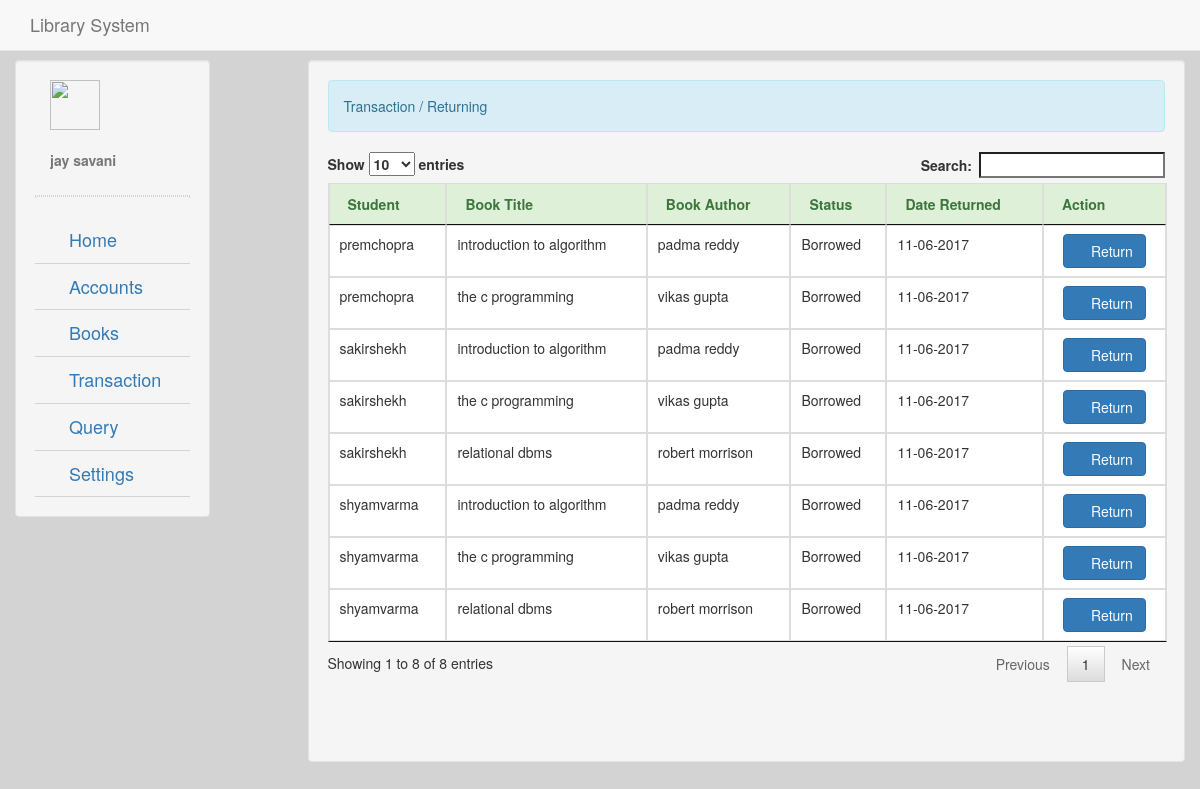
The page /returning.php (signed in) on the database its author committed.
### tables this page shows
CREATE TABLE `borrowing` (
  `borrow_id` int(11) NOT NULL,
  `book_id` int(11) NOT NULL,
  `student_id` int(11) NOT NULL,
  `qty` int(11) NOT NULL,
  `date` date DEFAULT NULL,
  `status` varchar(50) DEFAULT NULL
);

CREATE TABLE `student` (
  `student_id` int(11) NOT NULL,
  `student_no` varchar(20) NOT NULL,
  `firstname` varchar(50) NOT NULL,
  `middlename` varchar(50) NOT NULL,
  `lastname` varchar(50) NOT NULL,
  `course` varchar(50) NOT NULL,
  `section` varchar(50) NOT NULL
);

CREATE TABLE `book` (
  `book_id` int(11) NOT NULL,
  `book_title` varchar(50) NOT NULL,
  `book_description` varchar(100) NOT NULL,
  `book_category` varchar(100) NOT NULL,
  `book_author` varchar(100) NOT NULL,
  `date_publish` varchar(100) NOT NULL,
  `qty` int(11) NOT NULL
);

### account.php (called while the page is built)
<?php
	require_once 'connect.php';
	$qadmin = $conn->query("SELECT * FROM `admin` WHERE `admin_id` = '$_SESSION[admin_id]'") or die(mysqli_error());
	$fadmin = $qadmin->fetch_array();
	$name = $fadmin['firstname']." ".$fadmin['lastname'];

### returning.php (the view, shortened to what this page needs)
<!DOCTYPE html>
<?php
	require_once 'valid.php';
?>
<html lang = "eng">
	<head>
		<link rel = "stylesheet" type = "text/css" href = "css/bootstrap.css" />
		<link rel = "stylesheet" type = "text/css" href = "css/chosen.min.css" />
		<link rel = "stylesheet" type = "text/css" href = "css/jquery.dataTables.css" />
	</head>
	<body style = "background-color:#d3d3d3;">
		<nav class = "navbar navbar-default navbar-fixed-top">
			<div class = "container-fluid">
				<div class = "navbar-header">
					<h4 class = "navbar-text navbar-right">Library System</h4>
				</div>
			</div>
		</nav>
		<div class = "container-fluid">
			<div class = "col-lg-2 well" style = "margin-top:60px;">
				<div class = "container-fluid">
					<img src = "images/user.png" width = "50px" height = "50px"/>
					<br />
					<br />
					<label class = "text-muted"><?php require'account.php'; echo $name;?></label>
				</div>
				<hr style = "border:1px dotted #d3d3d3;"/>
				<ul id = "menu" class = "nav menu">
					<li><a style = "font-size:18px; border-bottom:1px solid #d3d3d3;" href = "home.php"><i class = "glyphicon glyphicon-home"></i> Home</a></li>
					<li><a style = "font-size:18px; border-bottom:1px solid #d3d3d3;" href = ""><i class = "glyphicon glyphicon-tasks"></i> Accounts</a>
					</li>
					<li><a style = "font-size:18px; border-bottom:1px solid #d3d3d3;" href = "book.php"><i class = "glyphicon glyphicon-book"></i> Books</a></li>
					<li><a style = "font-size:18px; border-bottom:1px solid #d3d3d3;" href = ""><i class = "glyphicon glyphicon-th"></i> Transaction</a>
					</li>
					<li><a style = "font-size:18px; border-bottom:1px solid #d3d3d3;" href = "querylist.php"><i class = "glyphicon glyphicon-tasks"></i> Query </a></li>
					<li><a  style = "font-size:18px; border-bottom:1px solid #d3d3d3;" href = ""><i class = "glyphicon glyphicon-cog"></i> Settings</a>
					</li>
				</ul>
			</div>
			<div class = "col-lg-9 well" style = "margin-top:60px;">
				<div class = "alert alert-info">Transaction / Returning</div>
				<form method = "POST" action = "return.php" enctype = "multipart/form-data">
					<table id = "table" class = "table table-bordered">
						<thead class = "alert-success">
							<tr>
								<th>Student</th>
								<th>Book Title</th>
								<th>Book Author</th>
								<th>Status</th>
								<th>Date Returned</th>
								<th>Action</th>
							</tr>
						</thead>
						<tbody>
							<?php
								$qreturn = $conn->query("SELECT * FROM `borrowing`") or die(mysqli_error());
								while($freturn = $qreturn->fetch_array()){
							?>
							<tr>
								<td>
									<?php
										$qstudent = $conn->query("SELECT * FROM `student` WHERE `student_id` = '$freturn[student_id]'") or die(mysqli_error());
										$fstudent = $qstudent->fetch_array();
										echo $fstudent['firstname']."".$fstudent['lastname'];
									?>
								</td>
								<td>
									<?php
										$qbook = $conn->query("SELECT * FROM `book` WHERE `book_id` = '$freturn[book_id]'") or die(mysqli_error());
										$fbook = $qbook->fetch_array();
										echo $fbook['book_title'];
									?>
								</td>
								<td>
									<?php
										$qbook = $conn->query("SELECT * FROM `book` WHERE `book_id` = '$freturn[book_id]'") or die(mysqli_error());
										$fbook = $qbook->fetch_array();
										echo $fbook['book_author'];
									?>
								</td>
								<td><?php echo $freturn['status']?></td>
								<td><?php echo date("m-d-Y", strtotime($freturn['date']))?></td>
								<td>
									<?php
										if($freturn['status'] == 'Returned'){
										echo '<center><button disabled = "disabled" class = "btn btn-primary" type = "button" href = "#" data-toggle = "modal" data-target = "#return"><span class = "glyphicon glyphicon-check"></span> Returned</button></center>';
										}else{
										echo '<input type = "hidden" name = "borrow_id" value = "'.$freturn['borrow_id'].'"/><center><button class = "btn btn-primary" data-toggle = "modal" data-target = "#return"><span class = "glyphicon glyphicon-unchecked"></span> Return</button></center>';
										}
									?>
								</td>
							</tr>
							<?php
								}
							?>
						</tbody>
					</table>
				<br />
				<br />
				<br />
			</div>
		</div>
	</body>
</html>

### rows shown on the page
borrowing: student.firstname "shyam", student.lastname "varma", book.book_title "introduction to algorithm", book.book_author "padma reddy", status "Borrowed", date "11-06-2017"
borrowing: student.firstname "shyam", student.lastname "varma", book.book_title "the c programming", book.book_author "vikas gupta", status "Borrowed", date "11-06-2017"
borrowing: student.firstname "shyam", student.lastname "varma", book.book_title "relational dbms", book.book_author "robert morrison", status "Borrowed", date "11-06-2017"
borrowing: student.firstname "sakir", student.lastname "shekh", book.book_title "introduction to algorithm", book.book_author "padma reddy", status "Borrowed", date "11-06-2017"
borrowing: student.firstname "sakir", student.lastname "shekh", book.book_title "the c programming", book.book_author "vikas gupta", status "Borrowed", date "11-06-2017"
borrowing: student.firstname "sakir", student.lastname "shekh", book.book_title "relational dbms", book.book_author "robert morrison", status "Borrowed", date "11-06-2017"
borrowing: student.firstname "prem", student.lastname "chopra", book.book_title "introduction to algorithm", book.book_author "padma reddy", status "Borrowed", date "11-06-2017"
borrowing: student.firstname "prem", student.lastname "chopra", book.book_title "the c programming", book.book_author "vikas gupta", status "Borrowed", date "11-06-2017"

### other values the page prints
$name "jay savani"
